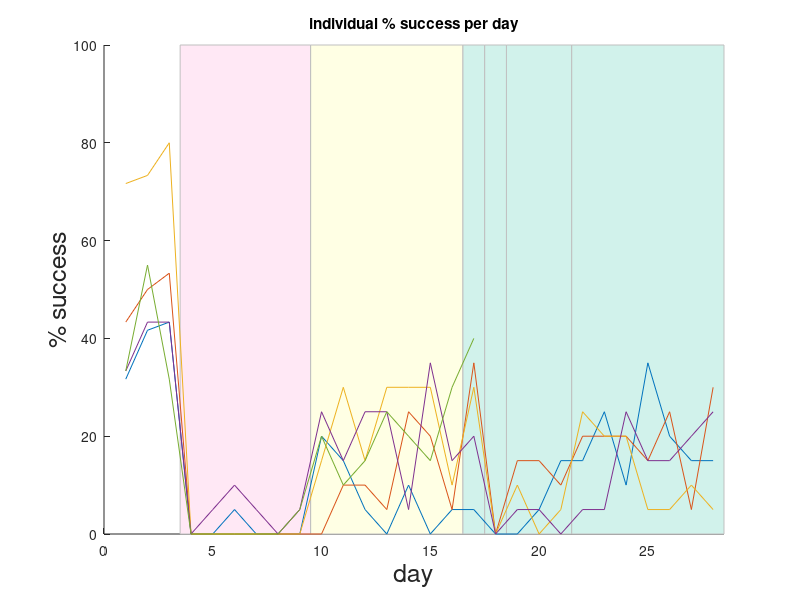
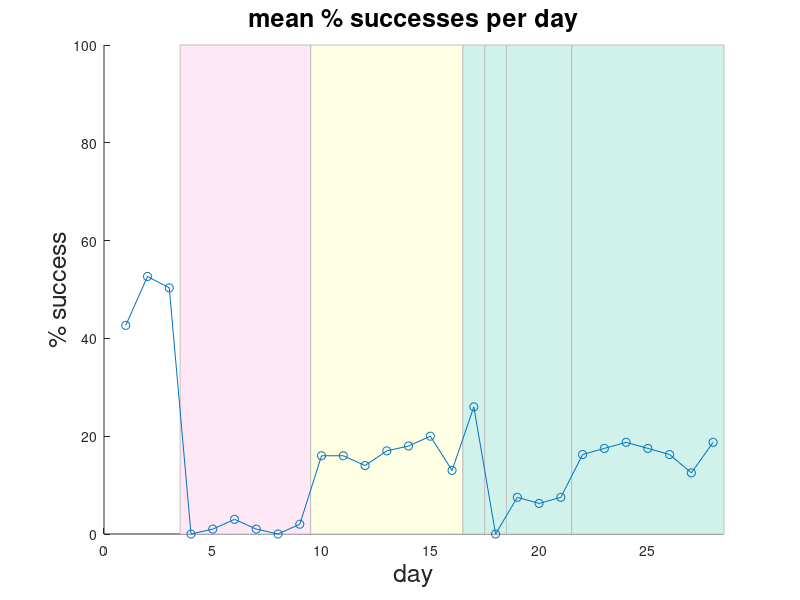
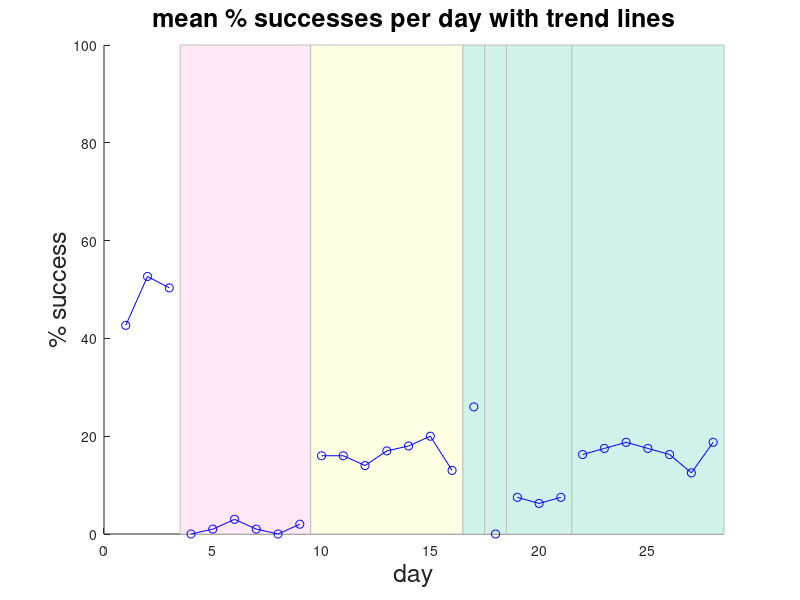

MATLAB code to generate these figures, in order:
%quick visualization of pilot results

figure
hold on

%barrier with original well location region
rectangle('Position',[3.5,0,6,100],'EdgeColor','#C0C0C0','FaceColor',[1.00,0.91,0.96])

%far-well + barrier region
rectangle('Position',[9.5,0,7,100],'EdgeColor','#C0C0C0','FaceColor','#FFFFE4')

%low-shelf regions
rectangle('Position',[16.5,0,1,100],'EdgeColor','#C0C0C0','FaceColor',[0.8196, 0.9490, 0.9216])
rectangle('Position',[17.5,0,1,100],'EdgeColor','#C0C0C0','FaceColor',[0.8196, 0.9490, 0.9216])
rectangle('Position',[18.5,0,3,100],'EdgeColor','#C0C0C0','FaceColor',[0.8196, 0.9490, 0.9216])
rectangle('Position',[21.5,0,7,100],'EdgeColor','#C0C0C0','FaceColor',[0.8196, 0.9490, 0.9216])

data = [1,7,6,4;0,0,0,0;0,3,2,1;1,3,0,1;3,2,1,0;3,4,5,1;5,4,4,1;2,4,4,5]; %data only from first 8 days of low-shelf testing 
data_full = [19,26,43,20,20;25,30,44,26,33;26,32,48,26,19;0,0,0,0,0;0,0,0,1,0;1,0,0,2,0;0,0,0,1,0;0,0,0,0,0;0,0,0,1,1;4,0,3,5,4;3,2,6,3,2;1,2,3,5,3;0,1,6,5,5;2,5,6,1,4;0,4,6,7,3;1,1,2,3,6;1,7,6,4,8;0,0,0,0,NaN;0,3,2,1,NaN;1,3,0,1,NaN;3,2,1,0,NaN;3,4,5,1,NaN;5,4,4,1,NaN;2,4,4,5,NaN;7,3,1,3,NaN;4,5,1,3,NaN;3,1,2,4,NaN;3,6,1,5,NaN];
data_full(1:3,:) = data_full(1:3,:)/60*100; %convert to percent reach success out of 60 trials
data_full(4:end,:) = data_full(4:end,:)/20*100; %also percent reach success, but out of 20 trials

plot(data_full)
xlabel("day",'FontSize',18)
ylabel("% success", 'FontSize',18)
xlim([0,28.5])
title("individual % success per day")

%%
%mean chart

figure
hold on

%same colored rectangle regions as above chart
rectangle('Position',[3.5,0,6,100],'EdgeColor','#C0C0C0','FaceColor',[1.00,0.91,0.96])
rectangle('Position',[9.5,0,7,100],'EdgeColor','#C0C0C0','FaceColor','#FFFFE4')
rectangle('Position',[16.5,0,1,100],'EdgeColor','#C0C0C0','FaceColor',[0.8196, 0.9490, 0.9216])
rectangle('Position',[17.5,0,1,100],'EdgeColor','#C0C0C0','FaceColor',[0.8196, 0.9490, 0.9216])
rectangle('Position',[18.5,0,3,100],'EdgeColor','#C0C0C0','FaceColor',[0.8196, 0.9490, 0.9216])
rectangle('Position',[21.5,0,7,100],'EdgeColor','#C0C0C0','FaceColor',[0.8196, 0.9490, 0.9216])

%compute mean % sucess per day 
avg_successes = mean(data_full',"omitnan");
std_successes = std(data_full',"omitnan");
plot(avg_successes,'-o')
% errorbar(avg_successes,std_successes,'-o') %with error bars
xlabel("day",'FontSize',18)
ylabel("% success", 'FontSize',18)
xlim([0,28.5])
title("mean % successes per day",'FontSize',18)

%%
%mean chart with fitted trend line

figure
hold on

%same colored rectangle regions as above chart
rectangle('Position',[3.5,0,6,100],'EdgeColor','#C0C0C0','FaceColor',[1.00,0.91,0.96])
rectangle('Position',[9.5,0,7,100],'EdgeColor','#C0C0C0','FaceColor','#FFFFE4')
rectangle('Position',[16.5,0,1,100],'EdgeColor','#C0C0C0','FaceColor',[0.8196, 0.9490, 0.9216])
rectangle('Position',[17.5,0,1,100],'EdgeColor','#C0C0C0','FaceColor',[0.8196, 0.9490, 0.9216])
rectangle('Position',[18.5,0,3,100],'EdgeColor','#C0C0C0','FaceColor',[0.8196, 0.9490, 0.9216])
rectangle('Position',[21.5,0,7,100],'EdgeColor','#C0C0C0','FaceColor',[0.8196, 0.9490, 0.9216])

%compute mean % sucess per day 
avg_successes = mean(data_full',"omitnan");
std_successes = std(data_full',"omitnan");
plot(avg_successes(1:3),'-ob')
plot(4:9,avg_successes(4:9),'-ob')
plot(10:16,avg_successes(10:16),'-ob')
plot(17,avg_successes(17),'-ob')
plot(18,avg_successes(18),'-ob')
plot(19:21,avg_successes(19:21),'-ob')
plot(22:28,avg_successes(22:28),'-ob')

xlabel("day",'FontSize',18)
ylabel("% success", 'FontSize',18)
xlim([0,28.5])
title("mean % successes per day with trend lines",'FontSize',18)
